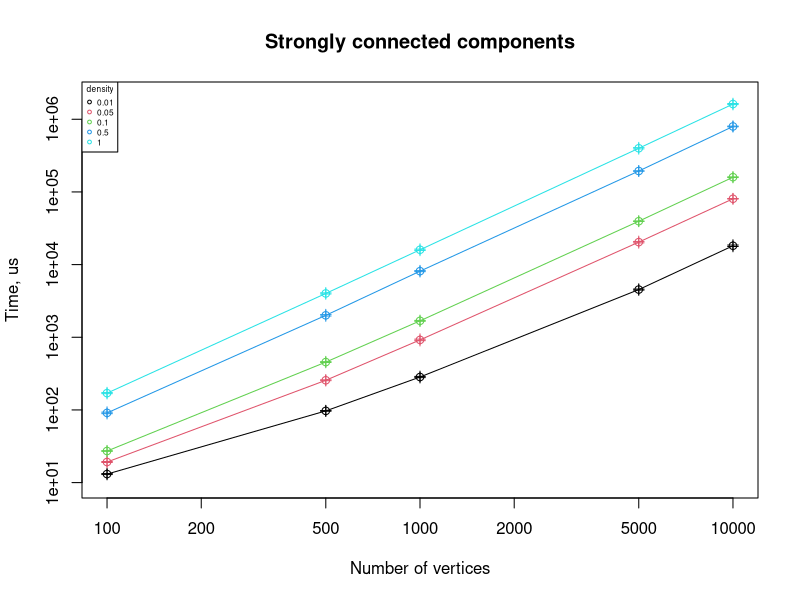
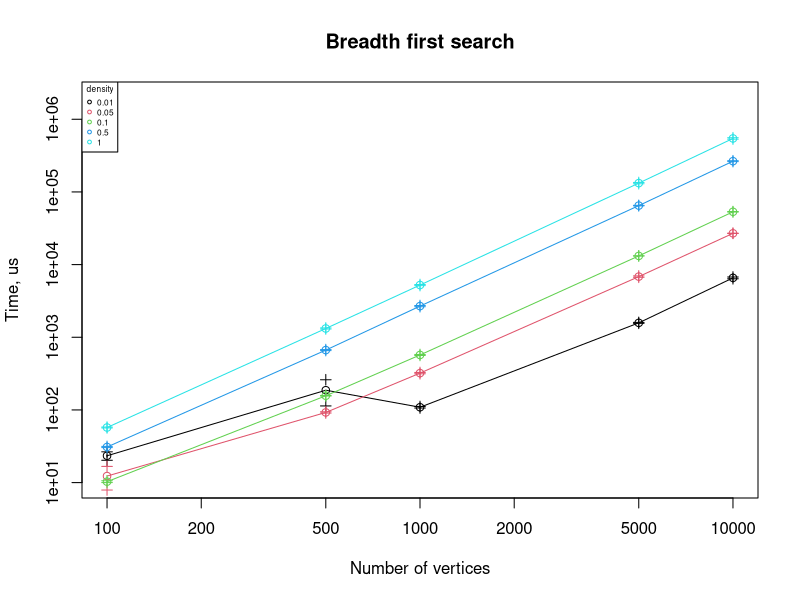
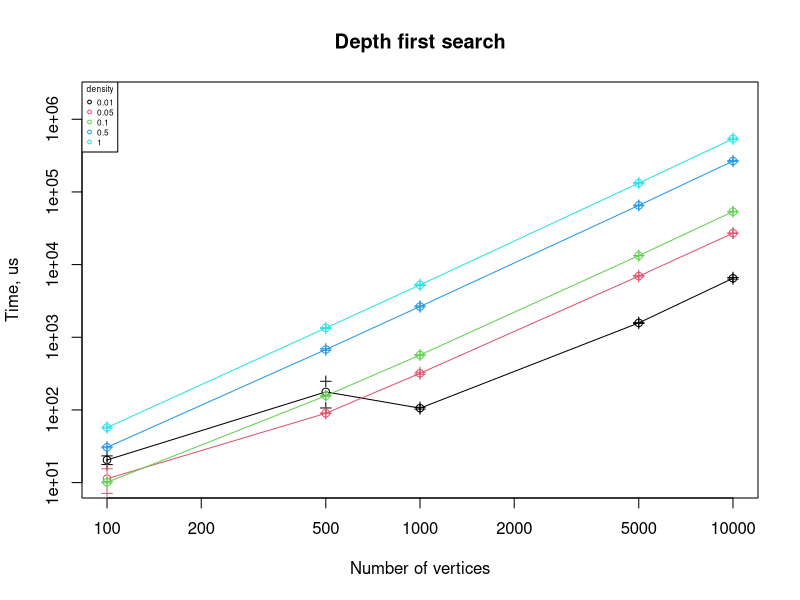
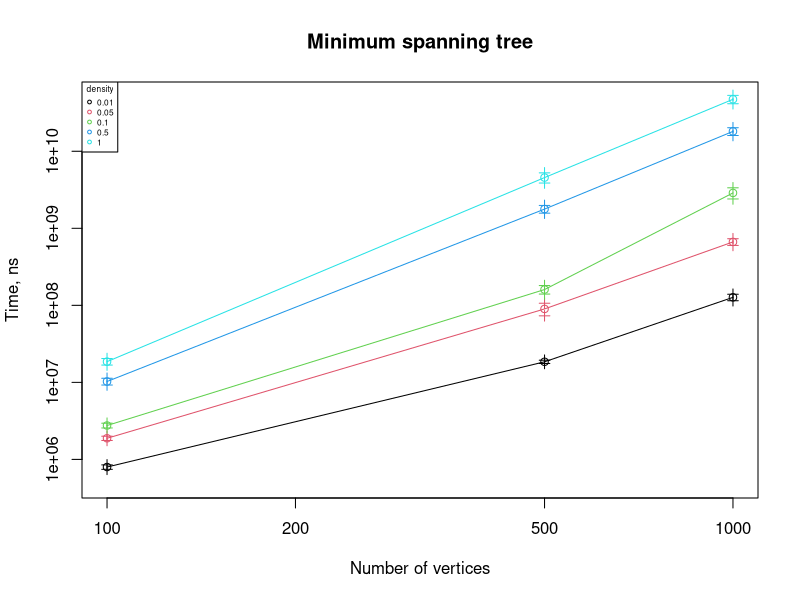
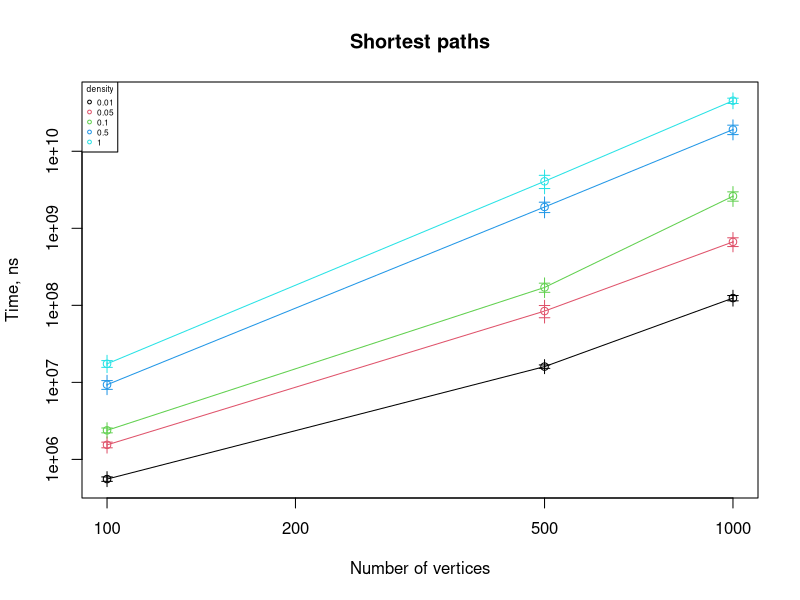
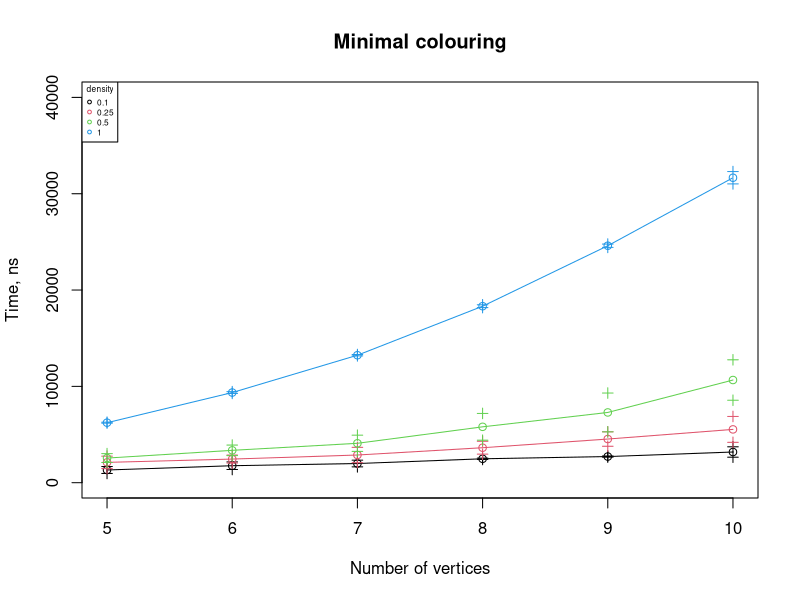

Generate these figures, in order, with R:
queries <- read.table("results3.txt", head = TRUE, sep=" ")

colnames(queries)

p <- 0
zero <-c(0)
d_range <-c(0.01, 0.05, 0.1, 0.5, 1)
c_range <-c(1, 2, 3, 4, 5)

q <- aggregate(queries["time"], by=queries[c("type", "vertexCount", "density")], FUN=mean)

cilLow <- function(x) {
  result <- t.test(x, conf.level = 0.95)$conf.int[1]
  return (result)
}

q.cilLow <- aggregate(queries["time"], by=queries[c("type", "vertexCount", "density")], FUN=cilLow)
q$cilLow = round(q.cilLow$time, 1)

q$absError <- q$time - q$cilLow
q$relError <- round(q$absError / q$time, 1) * 100

q$cilUp <- q$time + q$absError

queries <- q

# Average running time for strongly connected components.
plot(zero, zero, xlab="Number of vertices", ylab="Time, us", log="xy", main="Strongly connected components", pch=p, xlim=c(100, 10000), ylim=c(10, 2000000))
for (c in c_range) {
  d_set <- subset(queries, queries$density == d_range[c] & queries$type == "sc")
  lines(d_set$vertexCount, d_set$time, col=c)
  points(d_set$vertexCount, d_set$time, col=c)
  points(d_set$vertexCount, d_set$cilLow, col=c, pch=3)
  points(d_set$vertexCount, d_set$cilUp, col=c, pch=3)
}
legend("topleft", title="density", legend=d_range, col=c_range, cex=0.5, pch=1)

# Average running time for BFS.
plot(zero, zero, xlab="Number of vertices", ylab="Time, us", log="xy", main="Breadth first search", pch=p, xlim=c(100, 10000), ylim=c(10, 2000000))
for (c in c_range) {
  d_set <- subset(queries, queries$density == d_range[c] & queries$type == "bfs")
  lines(d_set$vertexCount, d_set$time, col=c)
  points(d_set$vertexCount, d_set$time, col=c)
  points(d_set$vertexCount, d_set$cilLow, col=c, pch=3)
  points(d_set$vertexCount, d_set$cilUp, col=c, pch=3)
}
legend("topleft", title="density", legend=d_range, col=c_range, cex=0.5, pch=1)

# Average running time for DFS.
plot(zero, zero, xlab="Number of vertices", ylab="Time, us", log="xy", main="Depth first search", pch=p, xlim=c(100, 10000), ylim=c(10, 2000000))
for (c in c_range) {
  d_set <- subset(queries, queries$density == d_range[c] & queries$type == "dfs")
  lines(d_set$vertexCount, d_set$time, col=c)
  points(d_set$vertexCount, d_set$time, col=c)
  points(d_set$vertexCount, d_set$cilLow, col=c, pch=3)
  points(d_set$vertexCount, d_set$cilUp, col=c, pch=3)
}
legend("topleft", title="density", legend=d_range, col=c_range, cex=0.5, pch=1)

# Average running time for minimum spanning tree.
plot(zero, zero, xlab="Number of vertices", ylab="Time, ns", log="xy", main="Minimum spanning tree", pch=p, xlim=c(100, 1000), ylim=c(500000, 50000000000))
for (c in c_range) {
  d_set <- subset(queries, queries$density == d_range[c] & queries$type == "mst")
  lines(d_set$vertexCount, d_set$time, col=c)
  points(d_set$vertexCount, d_set$time, col=c)
  points(d_set$vertexCount, d_set$cilLow, col=c, pch=3)
  points(d_set$vertexCount, d_set$cilUp, col=c, pch=3)
}
legend("topleft", title="density", legend=d_range, col=c_range, cex=0.5, pch=1)

# Average running time for shortest paths.
plot(zero, zero, xlab="Number of vertices", ylab="Time, ns", log="xy", main="Shortest paths", pch=p, xlim=c(100, 1000), ylim=c(500000, 50000000000))
for (c in c_range) {
  d_set <- subset(queries, queries$density == d_range[c] & queries$type == "sp")
  lines(d_set$vertexCount, d_set$time, col=c)
  points(d_set$vertexCount, d_set$time, col=c)
  points(d_set$vertexCount, d_set$cilLow, col=c, pch=3)
  points(d_set$vertexCount, d_set$cilUp, col=c, pch=3)
}
legend("topleft", title="density", legend=d_range, col=c_range, cex=0.5, pch=1)

d_range <-c(0.1, 0.25, 0.5, 1)
c_range <-c(1, 2, 3, 4)

# Average running time for colouring.
plot(zero, zero, xlab="Number of vertices", ylab="Time, ns", main="Minimal colouring", pch=p, xlim=c(5, 10), ylim=c(10, 40000))
for (c in c_range) {
  d_set <- subset(queries, queries$density == d_range[c] & queries$type == "col")
  lines(d_set$vertexCount, d_set$time, col=c)
  points(d_set$vertexCount, d_set$time, col=c)
  points(d_set$vertexCount, d_set$cilLow, col=c, pch=3)
  points(d_set$vertexCount, d_set$cilUp, col=c, pch=3)
}
legend("topleft", title="density", legend=d_range, col=c_range, cex=0.5, pch=1)